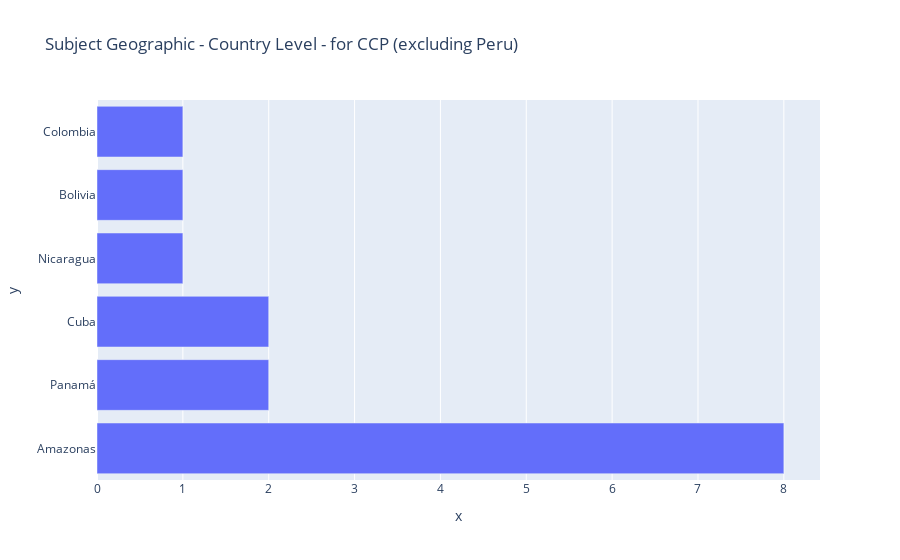

Notebook code for this chart:
### Code cell
fig = px.bar(ccp_no_peru, x=ccp_no_peru['subject country'].value_counts(), y=ccp_no_peru['subject country'].value_counts().index, title='Subject Geographic - Country Level - for CCP (excluding Peru)', orientation='h')
fig.show()

### Figure 1 — Plotly figure (JSON) as saved in the notebook; plotly's stock layout.template omitted (floating-point values rounded to 4 significant figures)
{"data": [{"alignmentgroup": "True", "hovertemplate": "x=%{x}<br>y=%{y}<extra></extra>", "legendgroup": "", "marker": {"color": "#636efa", "pattern": {"shape": ""}}, "name": "", "offsetgroup": "", "orientation": "h", "showlegend": false, "textposition": "auto", "type": "bar", "x": [8, 2, 2, 1, 1, 1], "xaxis": "x", "y": ["Amazonas", "Panamá", "Cuba", "Nicaragua", "Bolivia", "Colombia"], "yaxis": "y"}], "layout": {"barmode": "relative", "legend": {"tracegroupgap": 0}, "title": {"text": "Subject Geographic - Country Level - for CCP (excluding Peru)"}, "xaxis": {"anchor": "y", "domain": [0, 1], "title": {"text": "x"}}, "yaxis": {"anchor": "x", "domain": [0, 1], "title": {"text": "y"}}}}
